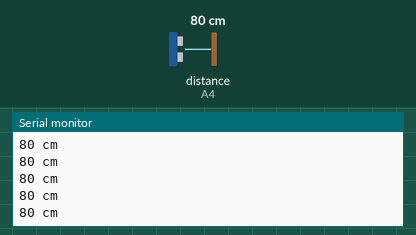
This sketch was run on a simulated Arduino Zero (SAMD21). Parts: the last lines printed to the serial monitor. The inputs (shaded band) are chosen by the test bench; at power-on: distance to the obstacle (sensor on A4) 80 cm.

Above: at 1.2 s.
1.3 s: distance to the obstacle (sensor on A4) set to 2 cm
At 1.71 s:
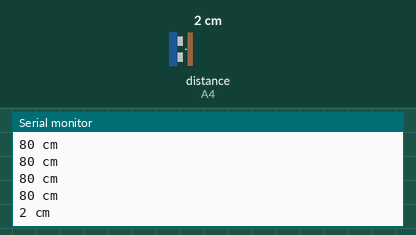
2.8 s: distance to the obstacle (sensor on A4) set to 4 cm
At 2.97 s:
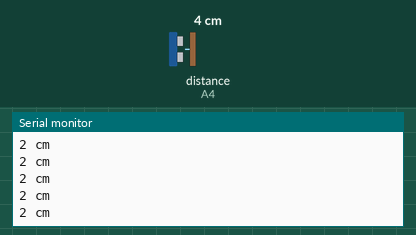
Timing chart, 0 to 5.8 s (numbered marks = the images above; inputs shaded):
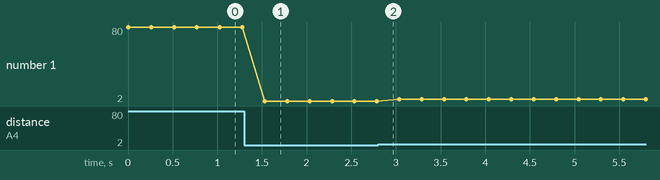

The sketch:

ULTRASONIC_sensor_basic_101.ino
```cpp
#include "Ultrasonic.h"

#define DEBUG_STREAM SerialUSB
#define DEBUG_STREAM_BAUD 115200

//---------------------------------------------------------------------------------------------------
//---------------------------------------------------------------------------------------------------
// FIRE sensor SENSOR
#define inPin A4
//int inPin = A0;
bool val = 0;

Ultrasonic ultrasonic(inPin);
//---------------------------------------------------------------------------------------------------
//---------------------------------------------------------------------------------------------------

void setup()
{
    DEBUG_STREAM.begin(DEBUG_STREAM_BAUD);
    DEBUG_STREAM.println("Initializing and connecting... ");
}

void loop()
{
    long RangeInInches;
    long RangeInCentimeters;


    RangeInCentimeters = ultrasonic.MeasureInCentimeters(); // two measurements should keep an interval
    DEBUG_STREAM.print(RangeInCentimeters);//0~400cm
    DEBUG_STREAM.println(" cm");
    delay(250);
}
```

Measured:
- after the input at 1.3 s, the serial monitor: prints a new line after 0.23 s (image 1)
- plotted number 1: 80 → 2 after the input at 1.3 s, 2 → 4 after the input at 2.8 s
